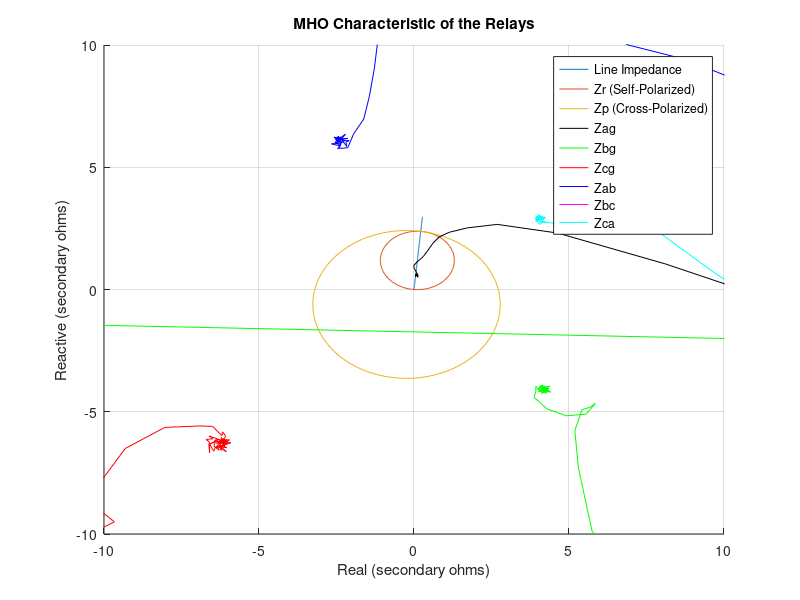
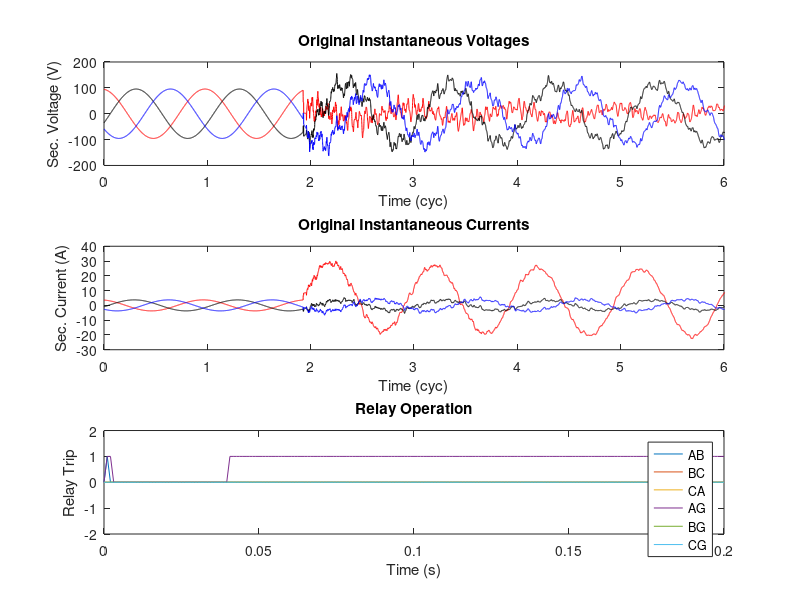
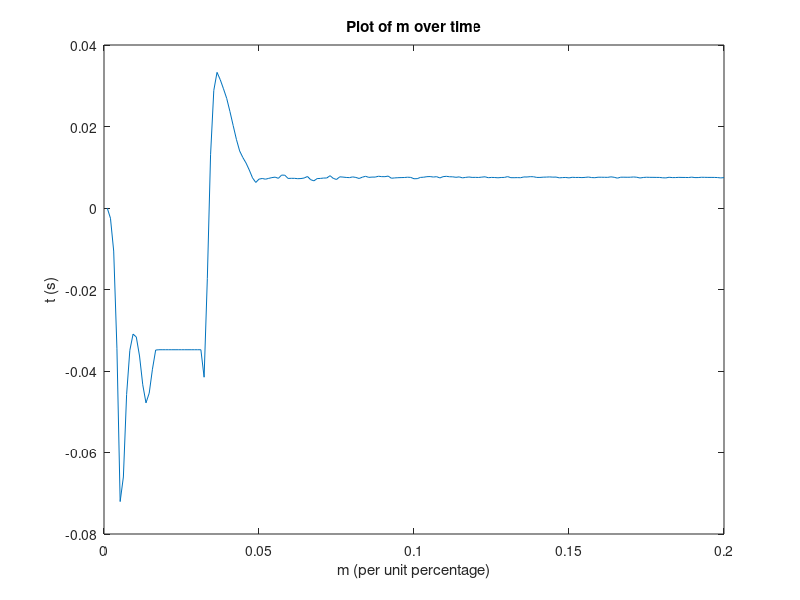

These figures' MATLAB source, in order:
%Emanuel Amaro-Zurita
%ECE 580
%Homework 4-5

clc
clear all

CTR=800/5;
VTR=(500000/sqrt(3))/67;
ZTR = VTR/CTR;
pol=180/pi;

zL0 = 0.1+2.6*j;
zL1 = 0.073+j*0.8;
ko=(zL0-zL1)/(3*zL1);
zL1mag = abs(zL1);
zL1ang = pol*angle(zL1);
Zlt = 100*zL1;
Zr = (0.8*zL1*100)/ZTR;
Zrmag = abs(Zr);
Zrang = pol*angle(Zr);
r = 0.5*Zrmag;

%Mho Relay for Zr
theta = 0:pi/50:2*pi;
Zcx = r*cos(theta)+(0.5*real(Zr));
Zcy = r*sin(theta)+(0.5*imag(Zr));
%

%% Problem 1

choice1 = menu('Fault Location','F1','F2');
choice2 = menu('Fault Type','a-g','b-c','b-c-g');
choice3 = menu('Fault Resistance','Do Not Include','Include');
%

if choice1==1 && choice2==1 && choice3 == 1
    fprintf('Case 1\n')
    in = csvread('f1_ag_r0.csv');
end

if choice1==1 && choice2==1 && choice3 == 2
    fprintf('Case 2\n')
    in = csvread('f1_ag_r2.csv');
end

if choice1==1 && choice2==2 && choice3 == 1
    fprintf('Case 3\n')
    in = csvread('f1_bc_r0.csv');
end

if choice1==1 && choice2==2 && choice3 == 2
    fprintf('Case 4\n')
    in = csvread('f1_bc_r2.csv');
end

if choice1==2 && choice2==1 && choice3 == 1
    fprintf('Case 5\n')
    in = csvread('f2_ag_r0.csv');
end

if choice1==2 && choice2==1 && choice3 == 2
    fprintf('Case 6\n')
    in = csvread('f2_ag_r2.csv');
end

if choice1==2 && choice2==2 && choice3 == 1
    fprintf('Case 7\n')
    in = csvread('f2_bc_r0.csv');
end

if choice1==2 && choice2==2 && choice3 == 2
    fprintf('Case 8\n')
    in = csvread('f2_bc_r2.csv');
end

if choice1==1 && choice2==3 && choice3 == 1
    fprintf('Case 9\n')
    in = csvread('f1_bcg_r0.csv');
end

tor = in(:,1);  % original time
va = in(:,2)/VTR; % Instantanoues va Voltage
vb = in(:,3)/VTR; % Instantanoues vb Voltage
vc = in(:,4)/VTR; % Instantanoues vc Voltage
ia = in(:,5)/CTR; % Instantanoues ia Current
ib = in(:,6)/CTR; % Instantanoues ib Current
ic = in(:,7)/CTR; % Instantanoues ic Current
Dtor = tor(2)-tor(1); % Original sampling rate
fsor = 1/Dtor;  % Original sampling frequency55

% Part B: Implement an analog low pass filter with an fc of 600 Hz
fc = 600; % Cutoff Frequency
RC = 1/(2*pi*fc);
Dt = 1E-5;

%Filtered instantanoues va Voltage
vaf(1:length(tor),1) = 0;
for k = 2:length(tor)
vaf(k) = (Dt*va(k)+RC*vaf(k-1))/(Dt+RC);
end

%Filtered instantanoues vb Voltage
vbf(1:length(tor),1) = 0;
for k = 2:length(tor)
vbf(k) = (Dt*vb(k)+RC*vbf(k-1))/(Dt+RC);
end

%Filtered instantanoues vc Voltage
vcf(1:length(tor),1) = 0;
for k=2:length(tor)
vcf(k)=(Dt*vc(k)+RC*vcf(k-1))/(Dt+RC);
end

%Filtered instantanoues ia Current
iaf(1:length(tor),1) = 0;
for k = 2:length(tor)
iaf(k) = (Dt*ia(k)+RC*iaf(k-1))/(Dt+RC);
end

%Filtered instantanoues ib Current
ibf(1:length(tor),1) = 0;
for k = 2:length(tor)
ibf(k) = (Dt*ib(k)+RC*ibf(k-1))/(Dt+RC);
end

%Filtered instantanoues ic Current
icf(1:length(tor),1) = 0;
for k = 2:length(tor)
icf(k) = (Dt*ic(k)+RC*icf(k-1))/(Dt+RC);
end
% Part C: Sample the signal at 16 samples per cycle
Ns = 16;
fs = Ns*60;  % New sampling frequency in Hz
Dts = 1/fs; % New sampling rate in seconds
t = [0:Dts:tor(length(tor))]; % New time vector
vafs = interp1(tor,vaf,t); % Resampling of vaf 
vbfs = interp1(tor,vbf,t); % Resampling of vbf 
vcfs = interp1(tor,vcf,t); % Resampling of vcf 
iafs = interp1(tor,iaf,t); % Resampling of iaf 
ibfs = interp1(tor,ibf,t); % Resampling of ibf 
icfs = interp1(tor,icf,t); % Resampling of icf 
%
% Part D: Implement digital filters in order to obtain the fundamental of the six quantities
m = [1:Ns];
bc = (2/Ns)*cos(2*pi*m/Ns);  % Cosine filter coefficients (16 samples per cycle)
bs = (2/Ns)*sin(2*pi*m/Ns);  % Sine filter coefficients (16 samples per cycle)
vac = filter(bc,1,vafs);  % Cosine filtering
vbc = filter(bc,1,vbfs);
vcc = filter(bc,1,vcfs);
vas = filter(bs,1,vafs);  % Sine filtering
vbs = filter(bs,1,vbfs);
vcs = filter(bs,1,vcfs);
iac = filter(bc,1,iafs);  % Cosine filtering
ibc = filter(bc,1,ibfs);
icc = filter(bc,1,icfs);
ias = filter(bs,1,iafs);  % Sine filtering
ibs = filter(bs,1,ibfs);
ics = filter(bs,1,icfs);

% Part E: Complete your program in a way that it determines the magnitudes and phases of the phasors associated with the six quantities
j=sqrt(-1);
Va=(1/sqrt(2))*(vac+j*vas).*exp(-j*2*pi*60*t);  % Phasor for va
Vb=(1/sqrt(2))*(vbc+j*vbs).*exp(-j*2*pi*60*t);  % Phasor for vb
Vc=(1/sqrt(2))*(vcc+j*vcs).*exp(-j*2*pi*60*t);  % Phasor for vc
Ia=(1/sqrt(2))*(iac+j*ias).*exp(-j*2*pi*60*t);  % Phasor for ia
Ib=(1/sqrt(2))*(ibc+j*ibs).*exp(-j*2*pi*60*t);  % Phasor for ib
Ic=(1/sqrt(2))*(icc+j*ics).*exp(-j*2*pi*60*t);  % Phasor for ic



%Cross Polarizaton
Ires1 = (Ia+Ib+Ic);
Vab1 = Va-Vb;
Vbc1 = Vb-Vc;
Vca1 = Vc-Va;
Iab1 = Ia-Ib;
Ibc1 = Ib-Ic;
Ica1 = Ic-Ia;

Iag1 = (Ia+(ko.*Ires1));
Ibg1 = (Ib+(ko.*Ires1));
Icg1 = (Ic+(ko.*Ires1));

Zab1 = (Vab1)./Iab1;
Zbc1 = (Vbc1)./Ibc1;
Zca1 = (Vca1)./Ica1;
Zag1 = (Va)./(Iag1);
Zbg1 = (Vb)./(Ibg1);
Zcg1 = (Vc)./(Icg1);

S1ab1 = ((Zr.*Iab1)-Vab1);
S1bc1 = ((Zr.*Ibc1)-Vbc1);
S1ca1 = ((Zr.*Ica1)-Vca1);
S1ag1 = ((Zr.*Iag1)-Va);
S1bg1 = ((Zr.*Ibg1)-Vb);
S1cg1 = ((Zr.*Icg1)-Vc);

S2ab1 = (-j.*Vc); 
S2bc1 = (-j.*Va);
S2ca1 = (-j.*Vb);
S2ag1 = (j.*Vbc1);
S2bg1 = (j.*Vca1);
S2cg1 = (j.*Vab1);

AB11 = (S1ab1./(S2ab1));

BC11 = (S1bc1./(S2bc1));

CA11 = (S1ca1./(S2ca1));

AG11 = (S1ag1./(S2ag1));

BG11 = (S1bg1./(S2bg1));

CG11 = (S1cg1./(S2cg1));

for n = 1:193

if -90 < (angle(AB11(n))*pol)&&(angle(AB11(n))*pol) < 90

MHOABXP(n) = 1;

else MHOABXP(n) = 0;

end

if -90 < (angle(BC11(n))*pol)&&(angle(BC11(n))*pol) < 90

MHOBCXP(n) = 1;

else MHOBCXP(n) = 0;

end

if -90 < (angle(CA11(n))*pol)&&(angle(CA11(n))*pol) < 90

MHOCAXP(n) = 1;

else MHOCAXP(n) = 0;

end

if -90 < (angle(AG11(n))*pol)&&(angle(AG11(n))*pol) < 90

MHOAGXP(n) = 1;

else MHOAGXP(n) = 0;

end

if -90 < (angle(BG11(n))*pol)&&(angle(BG11(n))*pol) < 90

MHOBGXP(n) = 1;

else MHOBGXP(n) = 0;

end

if -90 < (angle(CG11(n))*pol)&&(angle(CG11(n))*pol) < 90

MHOCGXP(n) = 1;

else MHOCGXP(n) = 0;

end

end



if choice1==1 && choice2==1 && choice3 == 1
    V = Va;
    I = Iag1;
    S = S2ag1;
end

if choice1==1 && choice2==1 && choice3 == 2
    V = Va;
    I = Iag1;
    S = S2ag1;
end

if choice1==1 && choice2==2 && choice3 == 1
    V = Vbc1;
    I = Ibc1;
    S = S2bc1;
end

if choice1==1 && choice2==2 && choice3 == 2
    V = Vbc1;
    I = Ibc1;
    S = S2bc1;
end

if choice1==2 && choice2==1 && choice3 == 1
    V = Va;
    I = Iag1;
    S = S2ag1;
end

if choice1==2 && choice2==1 && choice3 == 2
    V = Va;
    I = Iag1;
    S = S2ag1;
end

if choice1==2 && choice2==2 && choice3 == 1
    V = Vbc1;
    I = Ibc1;
    S = S2bc1;
end

if choice1==2 && choice2==2 && choice3 == 2
    V = Vbc1;
    I = Ibc1;
    S = S2bc1;
end

if choice1==1 && choice2==3 && choice3 == 1
    V = Vbc1;
    I = Ibc1;
    S = S2bc1;
end
VpXX = V-(S); %V-S
Zp = VpXX/(I); %V-S/I
Zc = .5*((Zr)+Zp);
rp = .5*abs((Zr)-Zp);
th = 0:pi/50:2*pi;

bp = linspace(0,real(Zlt));

bs = bp/ZTR;

b=linspace(0,1) * (Zlt/ZTR);

Rs1 = rp * cos(theta)+ (real(Zc));

Xs1 = rp * sin(theta)+ (imag(Zc));

figure

hold on
plot(bs,imag(b))
plot(Zcx,Zcy);
plot(Rs1,Xs1);
plot(real(Zag1),imag(Zag1),'k');
plot(real(Zbg1),imag(Zbg1),'g');
plot(real(Zcg1),imag(Zcg1),'r');
plot(real(Zab1),imag(Zab1),'b');
plot(real(Zbc1),imag(Zbc1),'m');
plot(real(Zca1),imag(Zca1),'c');
xlim([-10 10])
ylim([-10 10])

title('MHO Characteristic of the Relays');
xlabel('Real (secondary ohms)');
ylabel('Reactive (secondary ohms)');
legend('Line Impedance','Zr (Self-Polarized)','Zp (Cross-Polarized)','Zag','Zbg','Zcg','Zab','Zbc','Zca');
grid on


figure

subplot(3,1,1)
plot(60*tor,va,'r',60*tor,vb,'k',60*tor,vc,'b')
title('Original Instantaneous Voltages')
xlabel('Time (cyc)')
ylabel('Sec. Voltage (V)')
xlim([0 6])

subplot(3,1,2)
plot(60*tor,ia,'r',60*tor,ib,'k',60*tor,ic,'b')
title('Original Instantaneous Currents')
xlabel('Time (cyc)')
ylabel('Sec. Current (A)')
xlim([0 6])

subplot(3,1,3)
plot(t,MHOABXP,t,MHOBCXP,t,MHOCAXP,t,MHOAGXP,t,MHOBGXP,t,MHOCGXP)

title('Relay Operation');
xlabel('Time (s)');
ylabel('Relay Trip');
ylim([-2 2]);
legend('AB','BC','CA','AG','BG','CG');

E = 5E5/sqrt(3);
Zs1 = 1+10*j-(j*20);
Zs0 = 2+30*j-(j*10);
Zs2 = Zs1;
zL1 = 0.073+0.8*j;
zL0 = 0.1+2.6*j;
zL2 = zL1;
I1 = E/(Zs1+zL1*20+Zs2+zL2*20+Zs0+zL0*20);
I0 = I1;
I2 = I1;

V1 = E-Zs1*I1;
V0 = -Zs0*I0;
V2 = -Zs2*I2;
a = 1*exp(j*120/pol);
Iar = (I0+I1+I2)/CTR;
Ibr = (I0+(a^2)*I1+a*I2)/CTR;
Icr = (I0+a*I1+(a^2)*I2)/CTR;
Var = (V0+V1+V2)/VTR;
Vbr = (V0+(a^2)*V1+a*V2)/VTR;
Vcr = (V0+a*V1+(a^2)*V2)/VTR;

%A Matrix
magVa = abs(Var);
magVb = abs(Vbr);
magVc = abs(Vcr);
phVa = pol*angle(Var);
phVb = pol*angle(Vbr);
phVc = pol*angle(Vcr);
magIa = abs(Iar);
magIb = abs(Ibr);
magIc = abs(Icr);
phIa = pol*angle(Iar);
phIb = pol*angle(Ibr);
phIc = pol*angle(Icr);

pol=180/pi;
fprintf('Homework 3: Results\n')
fprintf('Results using phasors measured by the relay\n\n')
fprintf('Subject   Magnitude    Phase\n')
disp(['Va        ' num2str(abs(Va(length(Va)-1))) ' V    ' num2str(angle(Va(length(Va)-1))*pol) ' deg'])
disp(['Vb        ' num2str(abs(Vb(length(Vb)-1))) ' V    ' num2str(angle(Vb(length(Vb)-1))*pol) ' deg'])
disp(['Vc        ' num2str(abs(Vc(length(Vc)-1))) ' V    ' num2str(angle(Vc(length(Vc)-1))*pol) ' deg'])
disp(['Ia        ' num2str(abs(Ia(length(Ia)-1))) ' A    ' num2str(angle(Ia(length(Ia)-1))*pol) ' deg'])
disp(['Ib        ' num2str(abs(Ib(length(Ib)-1))) ' A    ' num2str(angle(Ib(length(Ib)-1))*pol) ' deg'])
disp(['Ic        ' num2str(abs(Ic(length(Ic)-1))) ' A    ' num2str(angle(Ic(length(Ic)-1))*pol) ' deg'])
fprintf('\n')


fprintf('Results using fault calculation methods\n\n')
fprintf('Subject   Magnitude    Phase\n')
fprintf('Va        %4.4f V     %4.4f deg\n',magVa, phVa)
fprintf('Vb        %4.4f V     %4.4f deg\n',magVb, phVb)
fprintf('Vc        %4.4f V     %4.4f deg\n',magVc, phVc)
fprintf('Ia        %4.4f A     %4.4f deg\n',magIa, phIa)
fprintf('Ib        %4.4f A     %4.4f deg\n',magIb, phIb)
fprintf('Ic        %4.4f A     %4.4f deg\n',magIc, phIc)


% 1D: Finding the fault location of F1
figure
m = imag(V./I)./imag(Zlt);
plot(t,m)
title('Plot of m over time');
xlabel('m (per unit percentage)');
ylabel('t (s)');


%% Problem 2
VTR2 = (115000/sqrt(3))/67;
CTR2 = 600/5;

%From 1 to 2
R1_12 = 2.353;
X1_12 = 10.716;

R0_12 = 3.00;
X0_12 = 30.00;

L_12 = 23.3;

zL0_12 = R0_12+X0_12;
zL1_12 = R1_12+X1_12;

ko_12=(zL0_12-zL1_12)/(3*zL1_12);

%From 1 to 3
R1_13 = 0.135;
X1_13 = 1.438;

R0_13 = 0.50;
X0_13 = 5.00;

L_13 = 4.48;

zL0_13 = R0_13+X0_13;
zL1_13 = R1_13+X1_13;

ko_13=(zL0_13-zL1_13)/(3*zL1_13);

%From 3 to 4
R1_34 = 0.098;
X1_34 = 1.039;

R0_34 = 0.20;
X0_34 = 3.50;

L_34 = 3.24;

zL0_34 = R0_34+X0_34;
zL1_34 = R1_34+X1_34;

ko_34=(zL0_34-zL1_34)/(3*zL1_34);

%From 4 to 5
R1_45 = 0.481;
X1_45 = 3.747;

R0_45 = 1.00;
X0_45 = 10.00;

L_45 = 8.00;

zL0_45 = R0_45+X0_45;
zL1_45 = R1_45+X1_45;

ko_45=(zL0_45-zL1_45)/(3*zL1_45);

%From 2 to 5
R1_25 = 1.493;
X1_25 = 6.807;

R0_25 = 2.00;
X0_25 = 17.50;

L_25 = 14.8;

zL0_25 = R0_25+X0_25;
zL1_25 = R1_25+X1_25;

ko_25=(zL0_25-zL1_25)/(3*zL1_25);

%From 1 to 4
R1_14 = 0.238;
X1_14 = 2.477;

R0_14 = 0.8;
X0_14 = 8.00;

L_14 = 7.72;

zL0_14 = R0_14+X0_14;
zL1_14 = R1_14+X1_14;

ko_14=(zL0_14-zL1_14)/(3*zL1_14);

%Zone Calculation no L because units are in Ohms
Zone1_12 = 0.8*(zL1_12);
Zone2_12 = zL1_12*+.5*zL1_25;
fprintf('Problem 2\n')
fprintf('Zone 1 for line 1-2 is %4.4f\n',Zone1_12);
fprintf('Zone 2 for line 1-2 is %4.4f\n',Zone2_12);

Zone1_13 = 0.8*(zL1_13);
Zone2_13 = zL1_13*+.5*zL1_34;
fprintf('\n')
fprintf('Zone 1 for line 1-3 is %4.4f\n',Zone1_13);
fprintf('Zone 2 for line 1-3 is %4.4f\n',Zone2_13);

Zone1_14 = 0.8*(zL1_14);
Zone2_14 = zL1_14+.5*zL1_34;
fprintf('\n')
fprintf('Zone 1 for line 1-4 is %4.4f\n',Zone1_14);
fprintf('Zone 2 for line 1-4 is %4.4f\n',Zone2_14);

Zone1_34 = 0.8*(zL1_34);
Zone2_34 = zL1_34+.5*zL1_45;
fprintf('\n')
fprintf('Zone 1 for line 1-4 is %4.4f\n',Zone1_34);
fprintf('Zone 2 for line 1-4 is %4.4f\n',Zone2_34);

Zone1_45 = 0.8*(zL1_45);
Zone2_45 = zL1_45+.5*zL1_25;
fprintf('\n')
fprintf('Zone 1 for line 1-4 is %4.4f\n',Zone1_45);
fprintf('Zone 2 for line 1-4 is %4.4f\n',Zone2_45);

Zone1_25 = 0.8*(zL1_25);
Zone2_25 = zL1_25+.5*zL1_45;
fprintf('\n')
fprintf('Zone 1 for line 1-4 is %4.4f\n',Zone1_25);
fprintf('Zone 2 for line 1-4 is %4.4f\n',Zone2_25);


fprintf('\n')
fprintf('k0 for Relays between bus 1 and 2 are %4.4f\n',ko_12);
fprintf('k0 for Relays between bus 1 and 3 are %4.4f\n',ko_13);
fprintf('k0 for Relays between bus 3 and 4 are %4.4f\n',ko_34);
fprintf('k0 for Relays between bus 4 and 5 are %4.4f\n',ko_45);
fprintf('k0 for Relays between bus 2 and 5 are %4.4f\n',ko_25);
fprintf('k0 for Relays between bus 1 and 4 are %4.4f\n',ko_14);



%